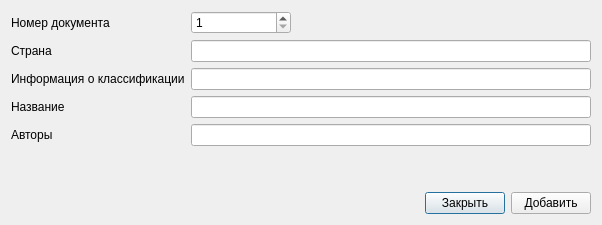
<?xml version="1.0" encoding="UTF-8"?>
<ui version="4.0">
 <class>RefInventSertificateDialog</class>
 <widget class="QDialog" name="RefInventSertificateDialog">
  <property name="geometry">
   <rect>
    <x>0</x>
    <y>0</y>
    <width>637</width>
    <height>223</height>
   </rect>
  </property>
  <property name="windowTitle">
   <string>biblref - Авторское свидетельство</string>
  </property>
  <property name="windowIcon">
   <iconset resource="biblref.qrc">
    <normaloff>:/icons/icons/biblref.png</normaloff>:/icons/icons/biblref.png</iconset>
  </property>
  <layout class="QVBoxLayout" name="verticalLayout">
   <property name="sizeConstraint">
    <enum>QLayout::SetFixedSize</enum>
   </property>
   <item>
    <layout class="QGridLayout" name="gridLayout">
     <item row="0" column="0">
      <widget class="QLabel" name="label_10">
       <property name="text">
        <string>Номер документа</string>
       </property>
      </widget>
     </item>
     <item row="0" column="1">
      <layout class="QHBoxLayout" name="horizontalLayout_4">
       <item>
        <widget class="QSpinBox" name="spinBox_docnumber">
         <property name="minimumSize">
          <size>
           <width>100</width>
           <height>0</height>
          </size>
         </property>
         <property name="maximumSize">
          <size>
           <width>100</width>
           <height>16777215</height>
          </size>
         </property>
         <property name="toolTip">
          <string>0 - не включать информацию о томе в ссылку.</string>
         </property>
         <property name="minimum">
          <number>1</number>
         </property>
         <property name="maximum">
          <number>1000000000</number>
         </property>
         <property name="value">
          <number>1</number>
         </property>
        </widget>
       </item>
       <item>
        <spacer name="horizontalSpacer_4">
         <property name="orientation">
          <enum>Qt::Horizontal</enum>
         </property>
         <property name="sizeHint" stdset="0">
          <size>
           <width>40</width>
           <height>20</height>
          </size>
         </property>
        </spacer>
       </item>
      </layout>
     </item>
     <item row="1" column="0">
      <widget class="QLabel" name="label_2">
       <property name="text">
        <string>Страна</string>
       </property>
      </widget>
     </item>
     <item row="1" column="1">
      <widget class="QLineEdit" name="lineEdit_country">
       <property name="minimumSize">
        <size>
         <width>400</width>
         <height>0</height>
        </size>
       </property>
      </widget>
     </item>
     <item row="2" column="0">
      <widget class="QLabel" name="label_5">
       <property name="text">
        <string>Информация о классификации</string>
       </property>
      </widget>
     </item>
     <item row="2" column="1">
      <widget class="QLineEdit" name="lineEdit_classification">
       <property name="minimumSize">
        <size>
         <width>400</width>
         <height>0</height>
        </size>
       </property>
      </widget>
     </item>
     <item row="3" column="0">
      <widget class="QLabel" name="label">
       <property name="text">
        <string>Название</string>
       </property>
      </widget>
     </item>
     <item row="3" column="1">
      <widget class="QLineEdit" name="lineEdit_title">
       <property name="minimumSize">
        <size>
         <width>400</width>
         <height>0</height>
        </size>
       </property>
      </widget>
     </item>
     <item row="4" column="0">
      <widget class="QLabel" name="label_3">
       <property name="text">
        <string>Авторы</string>
       </property>
      </widget>
     </item>
     <item row="4" column="1">
      <widget class="QLineEdit" name="lineEdit_authors">
       <property name="minimumSize">
        <size>
         <width>400</width>
         <height>0</height>
        </size>
       </property>
       <property name="toolTip">
        <string>Разделитель имен - точка с запятой, разделитель инициалов - пробел.
Пример: А. А. Артемов; A. Petrov</string>
       </property>
      </widget>
     </item>
    </layout>
   </item>
   <item>
    <spacer name="verticalSpacer">
     <property name="orientation">
      <enum>Qt::Vertical</enum>
     </property>
     <property name="sizeHint" stdset="0">
      <size>
       <width>20</width>
       <height>40</height>
      </size>
     </property>
    </spacer>
   </item>
   <item>
    <layout class="QHBoxLayout" name="horizontalLayout">
     <item>
      <spacer name="horizontalSpacer">
       <property name="orientation">
        <enum>Qt::Horizontal</enum>
       </property>
       <property name="sizeHint" stdset="0">
        <size>
         <width>40</width>
         <height>20</height>
        </size>
       </property>
      </spacer>
     </item>
     <item>
      <widget class="QPushButton" name="pushButton_close">
       <property name="text">
        <string>Закрыть</string>
       </property>
      </widget>
     </item>
     <item>
      <widget class="QPushButton" name="pushButton_add">
       <property name="text">
        <string>Добавить</string>
       </property>
      </widget>
     </item>
    </layout>
   </item>
  </layout>
 </widget>
 <tabstops>
  <tabstop>spinBox_docnumber</tabstop>
  <tabstop>lineEdit_country</tabstop>
  <tabstop>lineEdit_classification</tabstop>
  <tabstop>lineEdit_title</tabstop>
  <tabstop>lineEdit_authors</tabstop>
  <tabstop>pushButton_add</tabstop>
  <tabstop>pushButton_close</tabstop>
 </tabstops>
 <resources>
  <include location="biblref.qrc"/>
 </resources>
 <connections>
  <connection>
   <sender>pushButton_close</sender>
   <signal>clicked()</signal>
   <receiver>RefInventSertificateDialog</receiver>
   <slot>hide()</slot>
   <hints>
    <hint type="sourcelabel">
     <x>156</x>
     <y>563</y>
    </hint>
    <hint type="destinationlabel">
     <x>436</x>
     <y>298</y>
    </hint>
   </hints>
  </connection>
 </connections>
</ui>
